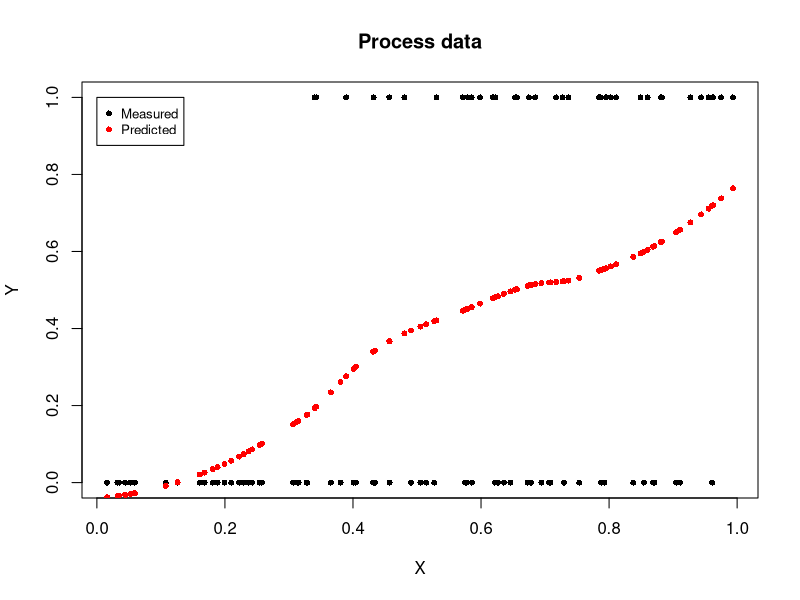
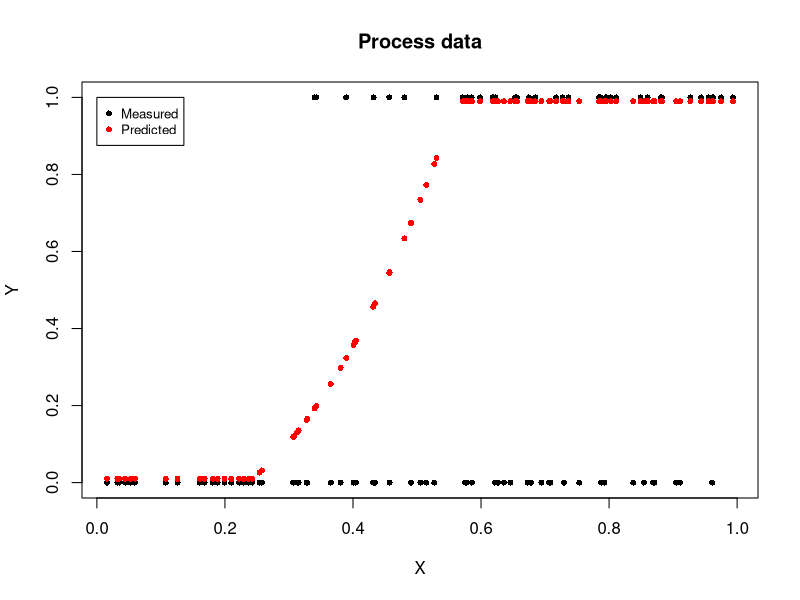
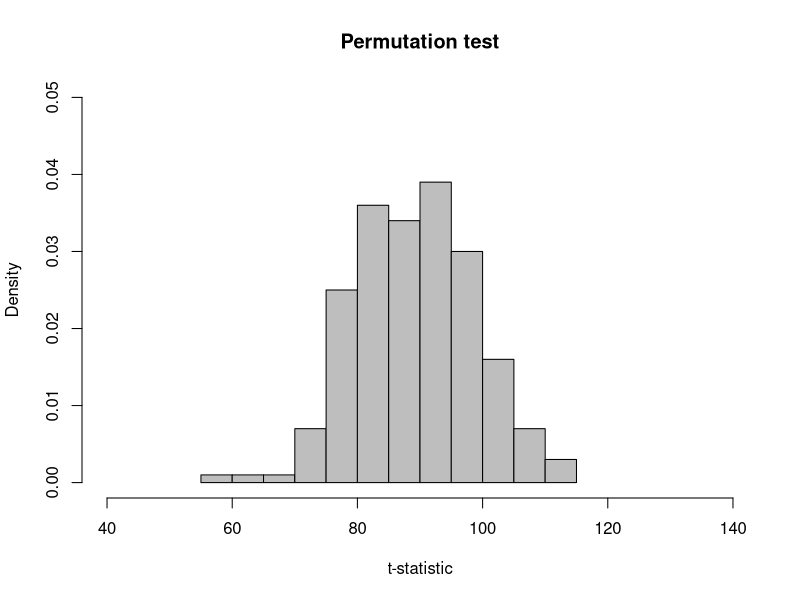

Write R code to recreate these figures, in order.
## ---- chunk 1
knitr::opts_chunk$set(echo = TRUE, message = FALSE)
## ---- chunk 2
process <- read.csv2("../data/process.csv")

# Fit loess model and predict the data points
fit <- loess(Y ~ X, data = process)
predicted_values <- predict(fit, newdata = process$X)

# Plot the actual data and the predicted points
plot(process$X, process$Y,
     pch = 16, cex = 0.8,
     xlab = "X", ylab = "Y",
     main = "Process data")
points(process$X, predicted_values,
       pch = 16, cex = 0.8,
       col = "red")
legend(x = 0, y = 1,
       legend = c("Measured", "Predicted"),
       col = c("black", "red"),
       pch = c(16, 16),
       cex = 0.8)
## ---- chunk 3
library(dplyr)
process %>%
  mutate(Z = X^2) ->
process
## ---- chunk 4
minus_ll <- function(theta, X, Y, Z) {
  w1 <- theta[1]
  w2 <- theta[2]
  n <- length(X)
  
  p <- vector("numeric", length = n)
  for (i in 1:n) {
    p[i] <- max(0.01, min(0.99, w1*X[i] + w2*Z[i]))
  }
  
  ll <- sum(Y * log(p) + (1-Y) * (1-p))
  
  return(-ll)
}

X <- process$X
Y <- process$Y
Z <- process$Z

bfgs_a <- optim(par = c(0.1, 0.1), 
                fn = minus_ll, 
                method = "BFGS",
                X = X, Y = Y, Z = Z)
bfgs_b <- optim(par = c(0.3, 0.3), 
                fn = minus_ll, 
                method = "BFGS",
                X = X, Y = Y, Z = Z)
bfgs_c <- optim(par = c(0.9, 0.1), 
                fn = minus_ll, 
                method = "BFGS",
                X = X, Y = Y, Z = Z)
## ---- chunk 5
w1 <- bfgs_c$par[1]
w2 <- bfgs_c$par[2]

fitted_values <- function(x, z, w1, w2) {
  n <- length(x)
  result <- vector("numeric", length = n)

  for (i in 1:n) {
    result[i] <- max(0.01, min(0.99, w1*x[i] + w2*z[i]))
  }
  
  return(result)
}

y_hat <- fitted_values(process$X, process$Z, w1, w2)

# Plot the actual data and the predicted points
plot(process$X, process$Y,
     pch = 16, cex = 0.8,
     xlab = "X", ylab = "Y",
     main = "Process data")
points(process$X, y_hat,
       pch = 16, cex = 0.8,
       col = "red")
legend(x = 0, y = 1,
       legend = c("Measured", "Predicted"),
       col = c("black", "red"),
       pch = c(16, 16),
       cex = 0.8)
## ---- chunk 6
B <- 200
n <- nrow(process)
result <- vector("numeric", length = n)

for (i in 1:B) {
  idx <- sample(1:n, n, replace = FALSE)
  data <- data.frame(Y = process$Y,
                     X = process$X,
                     Z = process[idx, "Z"])
  
  result[i] <- optim(par = c(0.1, 0.1),
                     fn = minus_ll,
                     method = "BFGS",
                     X = data$X, 
                     Y = data$Y, 
                     Z = data$Z)$par[2]
  
}

hist(result, breaks = 20, freq = FALSE,
     col = "grey",
     xlim = c(40, 140), ylim = c(0, 0.05),
     main = "Permutation test",
     xlab = "t-statistic", ylab = "Density")

sum(result > bfgs_a$par[2])
